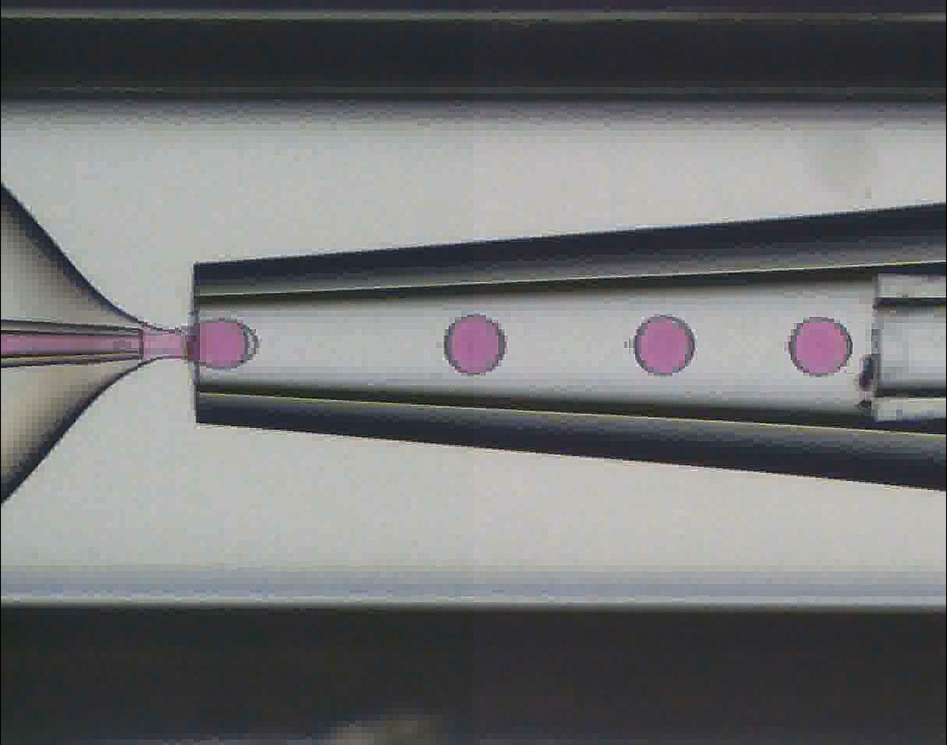
#> input picture data/test.png, 947 x 745 px, shrunk from 2031 x 1599 before the run, found by its file name
$ python color_segment.py
#> lines starting #> are read from the running program, lines starting #| are printed output that depends on the picture; after the words box and inside, x2 and y2 are one past the last pixel; in counts of white or black regions, pixels touching at a corner belong together
#> further down, img is the input picture: shape (745, 947, 3); mean B, G, R 114.7, 113.8, 112.7
import cv2
import numpy as np


def segment_liquid_droplets(frame_bgr):
    """
    使用颜色定位液滴区域，在灰度图中重建边缘并拟合圆。
    返回拟合结果图像和液滴信息列表。
    """

    # Step 1: 转 HSV 空间
    hsv = cv2.cvtColor(frame_bgr, cv2.COLOR_BGR2HSV)
#> hsv: shape (745, 947, 3); mean H, S, V 73.3, 20.9, 117.2

    # Step 2: 精准粉红色范围（反推自你图像）
    lower_pink = np.array([155, 80, 80])
    upper_pink = np.array([175, 255, 255])

    # Step 3: 颜色分割 → 得到液滴区域 mask
    mask = cv2.inRange(hsv, lower_pink, upper_pink)
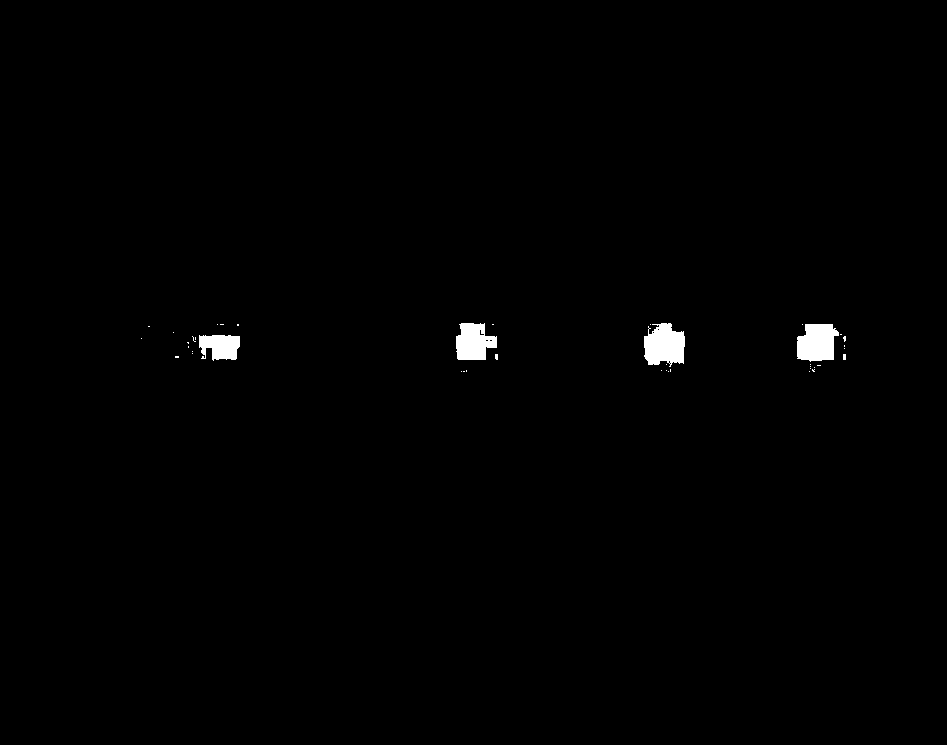
#> mask: shape (745, 947); 0.67% white; 41 white regions (37 under 20 px), largest, box (x1, y1, x2, y2) and area: (644, 323, 685, 367) 1374, (797, 324, 839, 362) 1265, (456, 323, 497, 360) 1139, (199, 335, 240, 361) 839

    # Step 4: 扩张 + 闭运算 → 包含黑色边缘 + 连通碎块
    kernel = np.ones((3, 3), np.uint8)
    mask = cv2.dilate(mask, kernel, iterations=3)
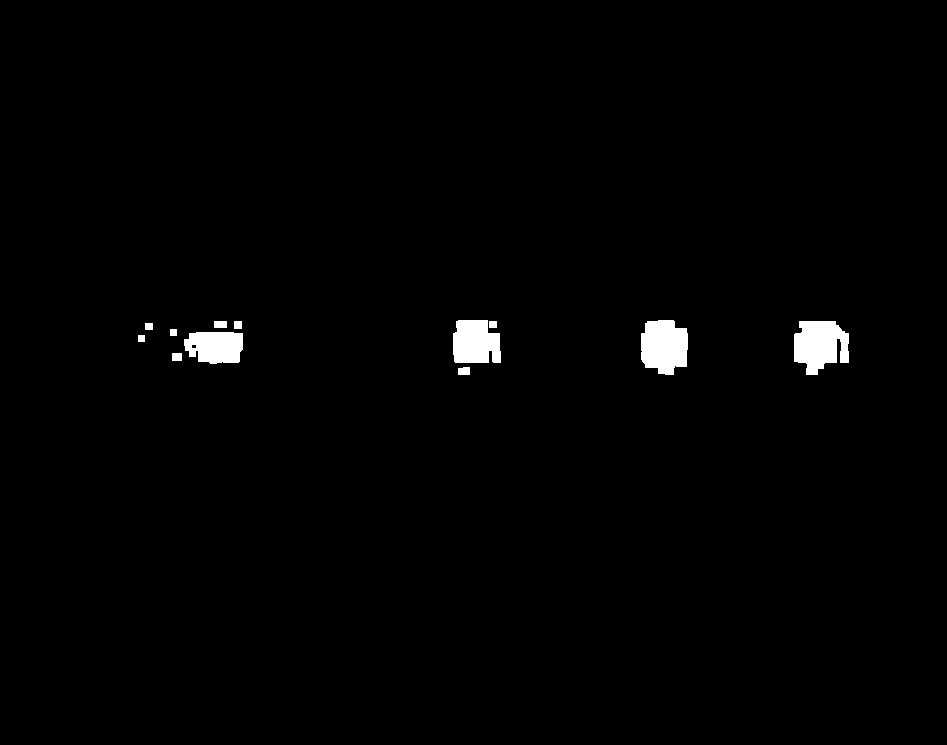
#> mask: shape (745, 947); 1.2% white; 12 white regions, largest, box (x1, y1, x2, y2) and area: (794, 321, 849, 375) 2209, (641, 320, 688, 375) 2127, (453, 320, 501, 363) 1787
    mask = cv2.morphologyEx(mask, cv2.MORPH_CLOSE, kernel, iterations=3)
#> mask: shape (745, 947); 1.2% white; 8 white regions, largest, box (x1, y1, x2, y2) and area: (794, 321, 849, 375) 2308, (641, 320, 688, 375) 2129, (453, 320, 501, 375) 2080

    # Step 5: 灰度图中提取液滴区域
    gray = cv2.cvtColor(frame_bgr, cv2.COLOR_BGR2GRAY)
    masked_gray = cv2.bitwise_and(gray, gray, mask=mask)

    # Step 6: Canny 边缘检测（只在液滴区域内）
    edges = cv2.Canny(masked_gray, 50, 150)
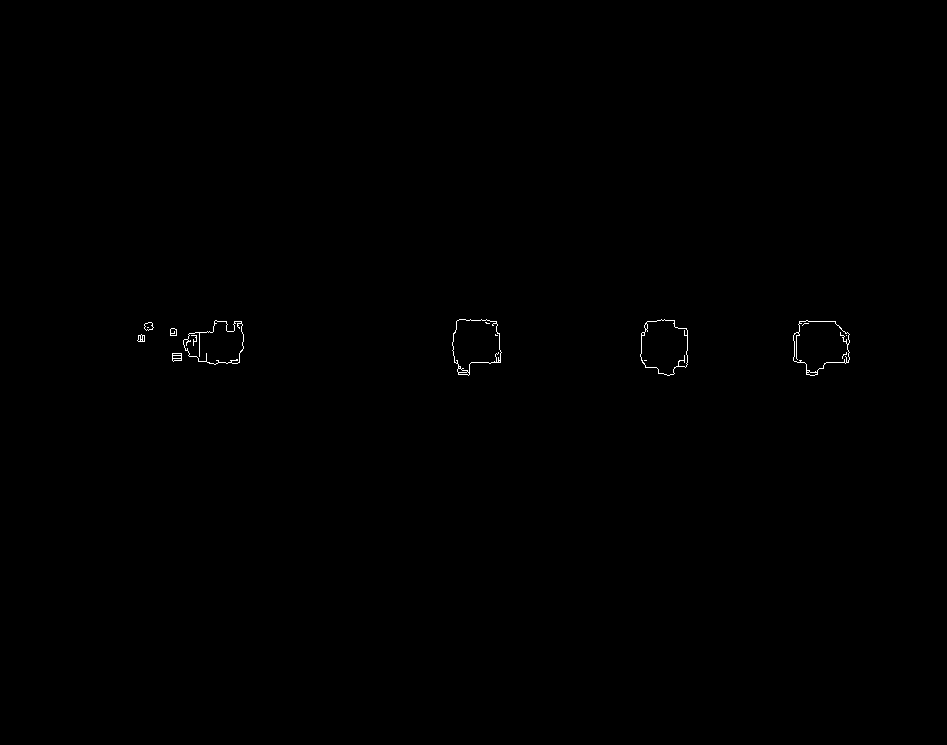
#> edges: shape (745, 947); 0.17% white in thin lines or dots, all inside (x1, y1, x2, y2) = (137, 319, 850, 376)

    # Step 7: 边缘闭运算 → 修复断裂
    edges_closed = cv2.morphologyEx(edges, cv2.MORPH_CLOSE, kernel, iterations=2)
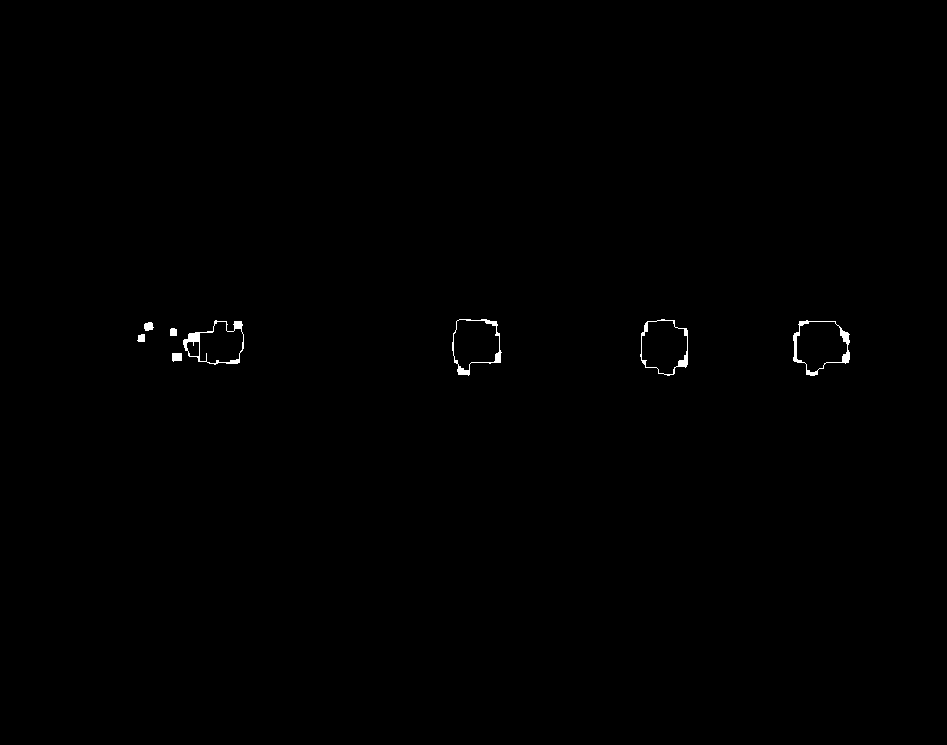
#> edges_closed: shape (745, 947); 0.27% white; 8 white regions

    # Step 8: 提取轮廓
    contours, _ = cv2.findContours(edges_closed, cv2.RETR_EXTERNAL, cv2.CHAIN_APPROX_SIMPLE)
#> contours = 8 contours; box (x1, y1, x2, y2) and area: (793, 320, 850, 376) 2260, (640, 319, 688, 376) 2096, (452, 319, 502, 376) 2034, (183, 320, 244, 365) 1838, (172, 353, 182, 362) 64, (144, 322, 154, 331) 56, (137, 334, 145, 342) 40, (170, 328, 177, 336) 40

    droplets = []
    result_img = frame_bgr.copy()

    for cnt in contours:
        area = cv2.contourArea(cnt)
        if area < 50:  # 过滤小噪点
            continue

        # 拟合最小外接圆
        (x, y), r = cv2.minEnclosingCircle(cnt)
        center = (int(x), int(y))
        radius = int(r)

        # 画圆
        cv2.circle(result_img, center, radius, (0, 255, 0), 2)
        cv2.circle(result_img, center, 2, (0, 0, 255), -1)

        droplets.append((x, y, r))
#> this loop made 8 passes
#> (area, x, y, r, center, radius) on passes 1, 4, 5, 6, 7, 8: (64, 176.5, 356.5, 5.7, (176, 356), 5), (55.5, 148.1, 326.1, 5, (148, 326), 5), (2259.5, 820.5, 345.1, 32.29, (820, 345), 32), (1838, 215.1, 340.3, 32.3, (215, 340), 32), (2096, 664.2, 345.5, 29.92, (664, 345), 29), (2033.5, 475.8, 346.7, 32.64, (475, 346), 32)
#> area on passes 2 to 3: 40.5, 40
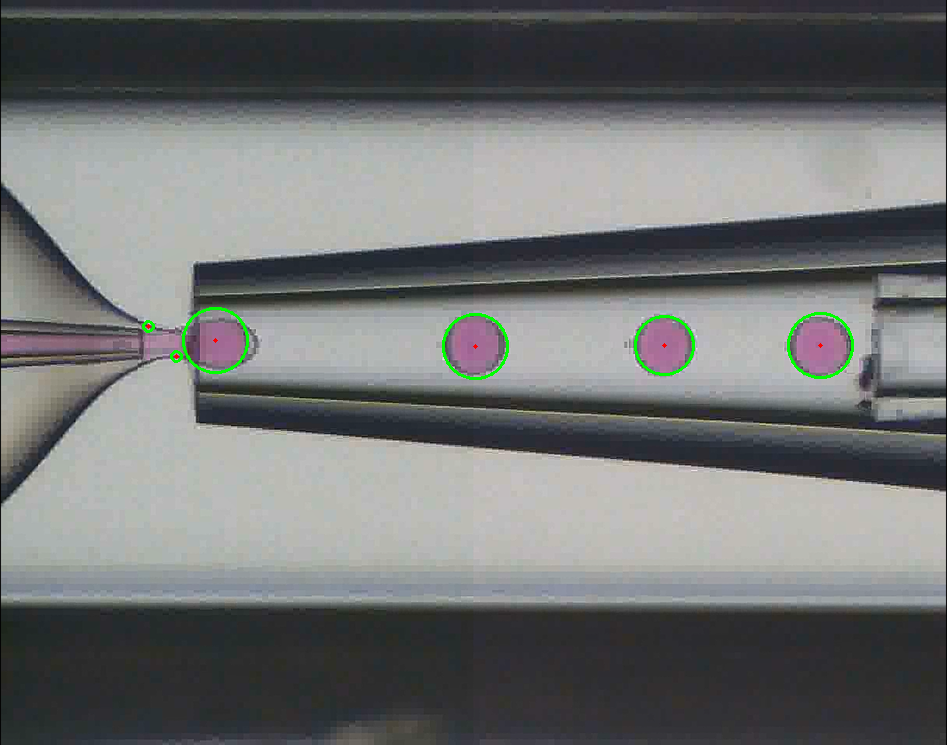
#> result_img: shape (745, 947, 3); 0.37% of pixels changed, all inside (x1, y1, x2, y2) = (142, 307, 854, 380)
#> after the loop, droplets = [(176.5, 356.5, 5.7), (148.1, 326.1, 5), (820.5, 345.1, 32.29), (215.1, 340.3, 32.3), (664.2, 345.5, 29.92), (475.8, 346.7, 32.64)]

    return result_img, edges_closed, droplets


# ============================
# 自测入口
# ============================
if __name__ == "__main__":
    img = cv2.imread("data/test.png")  # 替换为你的图像路径
    if img is None:
        print("无法读取图像")
        exit()

    result, edge_map, droplets = segment_liquid_droplets(img)

    print(f"检测到 {len(droplets)} 个液滴")
#| 检测到 6 个液滴
    for i, (x, y, r) in enumerate(droplets):
        print(f"液滴 {i+1}: 圆心=({x:.1f}, {y:.1f}), 半径={r:.1f}px, 直径={2*r:.1f}px")
#> this loop made 6 passes
#| 液滴 1: 圆心=(176.5, 356.5), 半径=5.7px, 直径=11.4px
#| 液滴 2: 圆心=(148.1, 326.1), 半径=5.0px, 直径=10.0px
#| 液滴 3: 圆心=(820.5, 345.1), 半径=32.3px, 直径=64.6px
#| 液滴 4: 圆心=(215.1, 340.3), 半径=32.3px, 直径=64.6px
#| 液滴 5: 圆心=(664.2, 345.5), 半径=29.9px, 直径=59.8px
#| 液滴 6: 圆心=(475.8, 346.7), 半径=32.6px, 直径=65.3px

    cv2.imshow("原图", img)
    cv2.imshow("边缘图", edge_map)
    cv2.imshow("拟合结果", result)
    cv2.waitKey(0)
    cv2.destroyAllWindows()
